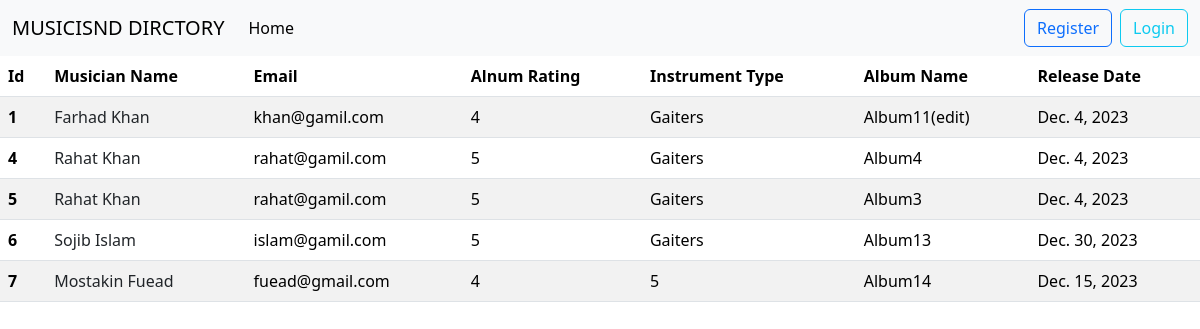
Before: / with the older database file.
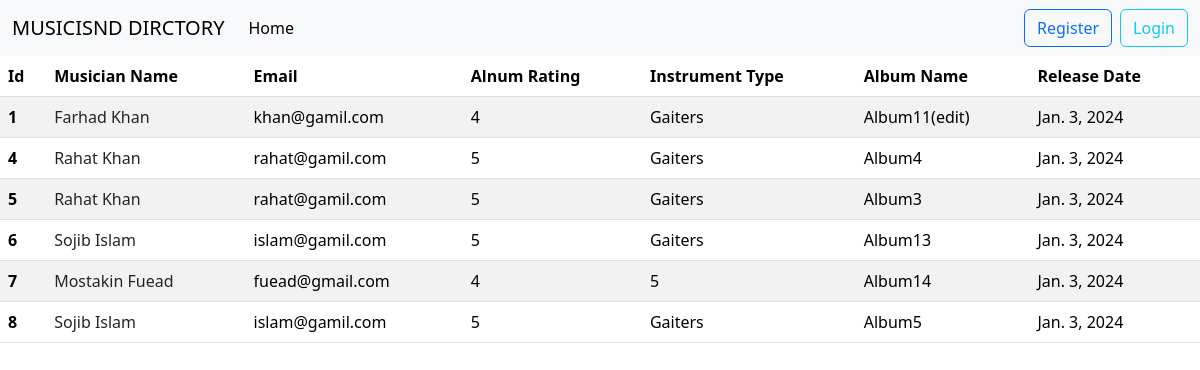
After: the same page with the newer database file.
### album/models.py (models this page shows, shortened)
class AlbumModel(models.Model):
    album_name=models.CharField(max_length=30)
    musician=models.ForeignKey(MusicianModel,on_delete=models.CASCADE)
    release_date=models.DateField()
    rating=models.IntegerField()

### musician/models.py (models this page shows, shortened)
class MusicianModel(models.Model):
    first_name=models.CharField(max_length=20)
    last_name=models.CharField(max_length=20)
    email=models.EmailField()
    phone_number=models.CharField(max_length=12)
    instrument_type=models.CharField(max_length=30)

### Musicians_directory/views.py (the view)
# urls.py: path('',views.home,name="home"),
def home(request):
    data=AlbumModel.objects.all()
    return render(request,"home.html",{"data":data})

### templates/home.html (shortened to what this page needs)
{% extends "base.html" %}
{%block content%}
<table class="table table-striped">
    <thead>
      <tr>
        <th scope="col">Id</th>
        <th scope="col">Musician Name</th>
        <th scope="col">Email</th>
        <th scope="col">Alnum Rating</th>
        <th scope="col">Instrument Type</th>
        <th scope="col">Album Name</th>
        <th scope="col">Release Date</th>
      </tr>
    </thead>
    <tbody>
        {%for d in data%}
      <tr>
        <th scope="row">{{d.id}}</th>
        <td><a  class="text-decoration-none text-dark" href={%url "edit_album" d.id%}>{{d.musician.first_name}} {{d.musician.last_name}}</a></td>
        <td>{{d.musician.email}}</td>
        <td>{{d.rating}}</td>
        <td>{{d.musician.instrument_type}}</td>
        <td>{{d.album_name}}</td>
        <td>{{d.release_date}}</td>
      </tr>
      {%endfor%}
    </tbody>
  </table>
{%endblock%}

### templates/base.html (shortened to what this page needs)
<!doctype html>
<html lang="en">
  <head>
    <link href="https://cdn.jsdelivr.net/npm/bootstrap@5.3.2/dist/css/bootstrap.min.css" rel="stylesheet">
  </head>
  <body>
    <nav class="navbar navbar-expand-lg navbar-light bg-light">
      <div class="container-fluid">
        <a class="navbar-brand" href={%url "home"%}>MUSICISND DIRCTORY</a>
        <div class="collapse navbar-collapse" id="navbarNav">
          <ul class="navbar-nav">
            <li class="nav-item">
              <a class="nav-link active" aria-current="page" href={%url "home"%}>Home</a>
            </li>
          </ul>
          <ul class="navbar-nav ms-auto">
            {% if user.is_authenticated %}
            <li class="nav-item">
              <a class="btn btn-outline-danger" href={%url "logout"%}>Logout</a>
            </li>
            {% else %}
            <li class="nav-item me-2">
              <a class="btn btn-outline-primary" href={%url "register"%}>Register</a>
            </li>
            <li class="nav-item">
              <a class="btn btn-outline-info" href={%url "login"%}>Login</a>
            </li>
            {% endif%}
          </ul>
        </div>
      </div>
    </nav>
    {%block content%}
    {%endblock%}
  </body>
</html>

Changed rows visible on the page:
changed AlbumModel "Album11(edit)": release_date "Dec. 4, 2023" → "Jan. 3, 2024"
changed AlbumModel "Album4": release_date "Dec. 4, 2023" → "Jan. 3, 2024"
changed AlbumModel "Album3": release_date "Dec. 4, 2023" → "Jan. 3, 2024"
changed AlbumModel "Album13": release_date "Dec. 30, 2023" → "Jan. 3, 2024"
changed AlbumModel "Album14": release_date "Dec. 15, 2023" → "Jan. 3, 2024"
added AlbumModel: id "8", musician.first_name "Sojib", musician.last_name "Islam", musician.email "islam@gamil.com", rating "5", musician.instrument_type "Gaiters", album_name "Album5", release_date "Jan. 3, 2024"
